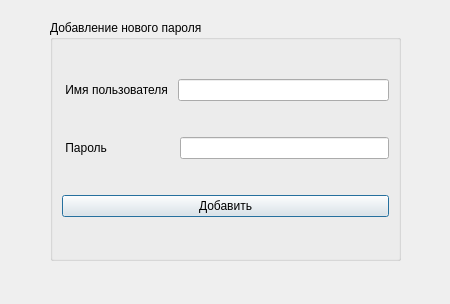
<?xml version="1.0" encoding="UTF-8"?>
<ui version="4.0">
 <class>newpasswordform</class>
 <widget class="QDialog" name="newpasswordform">
  <property name="geometry">
   <rect>
    <x>0</x>
    <y>0</y>
    <width>450</width>
    <height>304</height>
   </rect>
  </property>
  <property name="windowTitle">
   <string>Dialog</string>
  </property>
  <widget class="QGroupBox" name="groupBox">
   <property name="geometry">
    <rect>
     <x>50</x>
     <y>20</y>
     <width>351</width>
     <height>241</height>
    </rect>
   </property>
   <property name="title">
    <string>Добавление нового пароля</string>
   </property>
   <layout class="QVBoxLayout" name="verticalLayout">
    <item>
     <layout class="QHBoxLayout" name="horizontalLayout">
      <item>
       <widget class="QLabel" name="label">
        <property name="text">
         <string> Имя пользователя </string>
        </property>
       </widget>
      </item>
      <item>
       <widget class="QLineEdit" name="username"/>
      </item>
     </layout>
    </item>
    <item>
     <layout class="QHBoxLayout" name="horizontalLayout_2">
      <item>
       <widget class="QLabel" name="NewPassword">
        <property name="text">
         <string> Пароль                    </string>
        </property>
       </widget>
      </item>
      <item>
       <widget class="QLineEdit" name="password"/>
      </item>
     </layout>
    </item>
    <item>
     <widget class="QPushButton" name="addnewpassword">
      <property name="text">
       <string>Добавить</string>
      </property>
     </widget>
    </item>
   </layout>
  </widget>
 </widget>
 <resources/>
 <connections/>
</ui>
